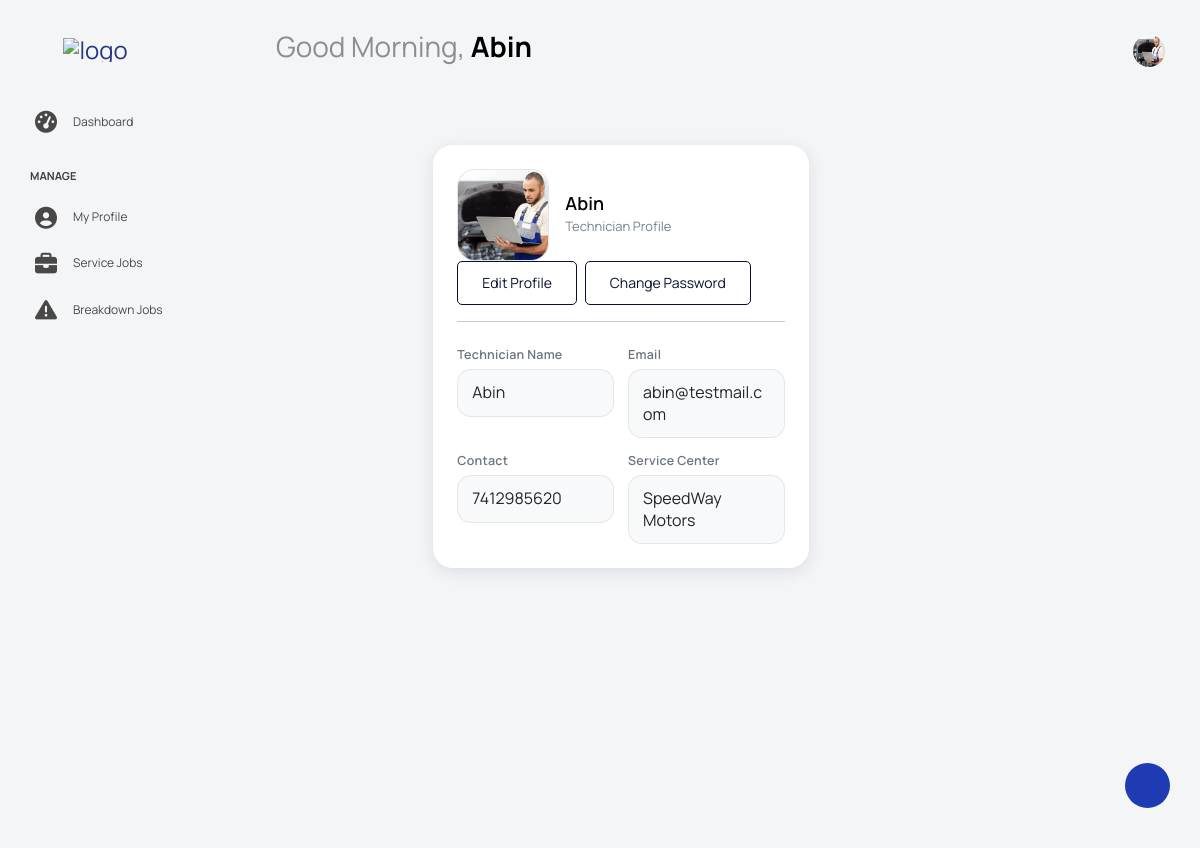
/Technician/profile/ (signed in), run on the app's committed database.
### ServiceCenter/models.py (models this page shows)
class tbl_technician(models.Model):
    technician_name=models.CharField(max_length=50)
    technician_email=models.CharField(max_length=50)
    technician_contact=models.CharField(max_length=50)
    technician_photo=models.FileField(upload_to='Assets/TechnicianDocs/')
    technician_password=models.CharField(max_length=50)
    servicecenter=models.ForeignKey(tbl_servicecenter,on_delete=models.CASCADE)

### Guest/models.py (models this page shows)
class tbl_servicecenter(models.Model):
    servicecenter_name=models.CharField(max_length=50)
    servicecenter_email=models.CharField(max_length=50)
    servicecenter_contact=models.CharField(max_length=50)
    servicecenter_address=models.CharField(max_length=50)
    servicecenter_logo=models.FileField(upload_to='Assets/ServicecenterDocs/')
    servicecenter_license=models.FileField(upload_to='Assets/ServicecenterDocs/')
    servicecenter_password=models.CharField(max_length=50)
    servicecenter_status=models.IntegerField(default=0)
    servicecenter_regdate=models.DateField(auto_now_add=True)
    place=models.ForeignKey(tbl_place,on_delete=models.CASCADE)

### Technician/views.py (the view)
# urls.py: path('profile/',views.profile,name="profile"),
def profile(request):
     if 'tid' not in request.session:
      return redirect("Guest:Login")
     else:
        technician=tbl_technician.objects.get(id=request.session['tid'])
        greeting=tbl_technician.objects.get(id=request.session['tid'])
        return render(request,"Technician/Profile.html",{'data':technician,'greeting':greeting})

### Technician/templates/Technician/Profile.html (shortened to what this page needs)
{% extends 'Technician/Head_tech.html' %}
{% block content %}
<div class="main-panel">
  <div class="content-wrapper">
    <div class="row">
      <div class="col-lg-8 mx-auto grid-margin stretch-card">
        <div class="card">
          <div class="card-body">
            <div class="d-flex align-items-center justify-content-between flex-wrap mb-3">
              <div class="d-flex align-items-center">
                <div class="me-3">
                  <img src="{{ data.technician_photo.url }}" alt="Profile" class="profile-avatar">
                </div>
                <div>
                  <h4 class="card-title mb-1">{{ data.technician_name }}</h4>
                  <p class="card-description mb-0">Technician Profile</p>
                </div>
              </div>
              <div class="d-flex mt-2 mt-md-0">
                <a href="{% url 'Technician:editprofile' %}" class="btn btn-outline-primary me-2">
                  Edit Profile
                </a>
                <a href="{% url 'Technician:changepassword' %}" class="btn btn-outline-primary">
                  Change Password
                </a>
              </div>
            </div>
            <hr>
            <div class="info-grid mt-4">
              <div>
                <div class="kv-label">Technician Name</div>
                <div class="kv-value">{{ data.technician_name }}</div>
              </div>
              <div>
                <div class="kv-label">Email</div>
                <div class="kv-value">{{ data.technician_email }}</div>
              </div>
              <div>
                <div class="kv-label">Contact</div>
                <div class="kv-value">{{ data.technician_contact }}</div>
              </div>
              <div>
                <div class="kv-label">Service Center</div>
                <div class="kv-value">
                  {% if data.servicecenter %}
                    {{ data.servicecenter.servicecenter_name }}
                  {% else %}
                    Not Assigned
                  {% endif %}
                </div>
              </div>
            </div>
          </div>
        </div>
      </div>
    </div>
  </div>
</div>
{% endblock content %}

### Technician/templates/Technician/Head_tech.html (shortened to what this page needs)
{% load static %}
<!DOCTYPE html>
<html lang="en">
<head>
  <link rel="stylesheet" href="{% static 'Technician/vendors/feather/feather.css' %}">
  <link rel="stylesheet" href="{% static 'Technician/vendors/mdi/css/materialdesignicons.min.css' %}">
  <link rel="stylesheet" href="{% static 'Technician/vendors/ti-icons/css/themify-icons.css' %}">
  <link rel="stylesheet" href="{% static 'Technician/vendors/typicons/typicons.css' %}">
  <link rel="stylesheet" href="{% static 'Technician/vendors/simple-line-icons/css/simple-line-icons.css' %}">
  <link rel="stylesheet" href="{% static 'Technician/vendors/css/vendor.bundle.base.css' %}">
  <link rel="stylesheet" href="{% static 'Technician/vendors/datatables.net-bs4/dataTables.bootstrap4.css' %}">
  <link rel="stylesheet" href="{% static 'Technician/js/select.dataTables.min.css' %}">
  <link rel="stylesheet" href="{% static 'Technician/css/vertical-layout-light/style.css' %}">
  <link rel="stylesheet" href="https://cdnjs.cloudflare.com/ajax/libs/font-awesome/6.5.0/css/all.min.css">
</head>
<body>
<div class="container-scroller">
  <nav class="navbar default-layout col-lg-12 col-12 p-0 fixed-top d-flex align-items-top flex-row">
    <div class="text-center navbar-brand-wrapper d-flex align-items-center justify-content-start">
      <div class="me-3">
        <button class="navbar-toggler navbar-toggler align-self-center" type="button" data-bs-toggle="minimize">
          <span class="icon-menu"></span>
        </button>
      </div>
      <div>
        <a class="navbar-brand brand-logo" href="{% url 'Technician:HomePage' %}">
          <img src="{% static 'Technician/images/GarageLive_logo.png' %}" alt="logo">
        </a>
      </div>
    </div>
    <div class="navbar-menu-wrapper d-flex align-items-top">
      <ul class="navbar-nav">
       <li class="nav-item font-weight-semibold ms-0">
          <h1 class="welcome-text">
            <span id="greeting"></span>,
            <span class="text-black fw-bold">{{ greeting.technician_name }}</span>
          </h1>
        </li>
      </ul>
      <ul class="navbar-nav ms-auto">
        <li class="nav-item dropdown user-dropdown">
          <a class="nav-link" id="UserDropdown" href="#" data-bs-toggle="dropdown" aria-expanded="false">
            <img class="img-xs rounded-circle" src="{{ greeting.technician_photo.url }}" alt="Profile image">
          </a>
        </li>
      </ul>
    </div>
  </nav>
  <div class="container-fluid page-body-wrapper">
    <div class="theme-setting-wrapper">
      <div id="settings-trigger"><i class="ti-settings"></i></div>
    </div>
    <nav class="sidebar sidebar-offcanvas" id="sidebar">
      <ul class="nav">
        <li class="nav-item">
          <a class="nav-link" href="{% url 'Technician:HomePage' %}">
            <i class="menu-icon fa-solid fa-tachometer-alt"></i>
            <span class="menu-title">Dashboard</span>
          </a>
        </li>
        <li class="nav-item nav-category">Manage</li>
        <li class="nav-item">
          <a class="nav-link" href="{% url 'Technician:profile' %}">
            <i class="menu-icon fa-solid fa-user-circle"></i>
            <span class="menu-title">My Profile</span>
          </a>
        </li>
        <li class="nav-item">
          <a class="nav-link" href="{% url 'Technician:assigned_jobs' %}">
            <i class="menu-icon fa-solid fa-briefcase"></i>
            <span class="menu-title">Service Jobs</span>
          </a>
        </li>
          <li class="nav-item">
            <a class="nav-link" href="{% url 'Technician:breakdown_jobs' %}">
              <i class="menu-icon fa-solid - fa-triangle-exclamation"></i>
              <span class="menu-title">Breakdown Jobs</span>
            </a>
          </li>
      </ul>
    </nav>
    <div class="main-panel">
      <div class="content-wrapper">
        {% block content %}
        {% endblock content %}
      </div>
    </div>
  </div>
</div>
</body>
</html>

### Technician/templates/Technician/Profile.html (style rules this page uses)
.profile-avatar { width: 92px; height: 92px; border-radius: 18px; object-fit: cover; border: 1px solid rgba(0,0,0,.10); background: #fff; }
.kv-label { font-size: .78rem; font-weight: 600; letter-spacing: .02em; color: #6c757d; margin-bottom: 6px; }
.kv-value { background: #f8f9fa; border: 1px solid rgba(0,0,0,.08); border-radius: 14px; padding: 12px 14px; color: #212529; line-height: 1.35; word-break: break-word; }
.info-grid { display: grid; grid-template-columns: 1fr 1fr; gap: 14px; }

### data on the page
tbl_technician: technician_name "Abin", technician_photo (picture), technician_email "abin@testmail.com", technician_contact "7412985620", servicecenter.servicecenter_name "SpeedWay Motors"
